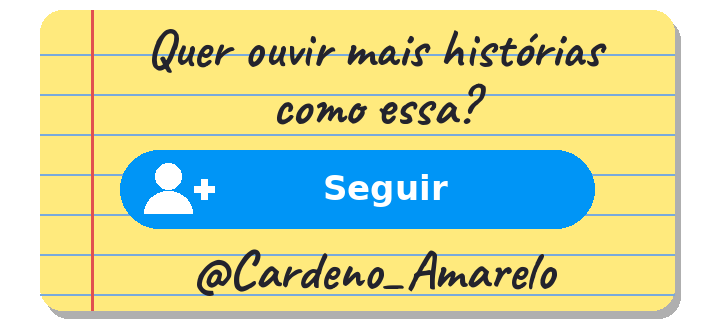

This chart was generated by the following Python code:
# Cartão de CTA no fim (folha do caderno + botão de seguir genérico) -> cta.png
from PIL import Image, ImageDraw, ImageFont
W, H = 720, 330
im = Image.new('RGBA', (W, H), (0, 0, 0, 0)); d = ImageDraw.Draw(im)
d.rounded_rectangle((46, 18, W - 40, H - 12), 22, fill=(0, 0, 0, 80))
d.rounded_rectangle((40, 10, W - 46, H - 20), 22, fill=(255, 233, 120, 245))
for y in range(54, H - 20, 40): d.line((40, y, W - 46, y), fill=(120, 170, 220, 255), width=2)
d.line((92, 10, 92, H - 20), fill=(225, 80, 80, 255), width=3)
f = ImageFont.truetype('../_papel3d/Caveat-Bold.ttf', 54); f2 = ImageFont.truetype('/usr/share/fonts/truetype/dejavu/DejaVuSans-Bold.ttf', 34)
for i, lin in enumerate(['Quer ouvir mais histórias', 'como essa?']):
    tw = d.textlength(lin, font=f); d.text(((W - tw) / 2 + 14, 14 + i * 58), lin, font=f, fill=(35, 35, 45, 255))
# botão "Seguir" com ícone de pessoa +
bx0, by0, bx1, by1 = 120, 150, W - 126, 228
d.rounded_rectangle((bx0, by0, bx1, by1), 39, fill=(0, 149, 246, 255))
cx, cy = bx0 + 48, (by0 + by1) // 2
d.ellipse((cx - 13, cy - 26, cx + 13, cy), fill='white'); d.pieslice((cx - 24, cy + 2, cx + 24, cy + 46), 180, 360, fill='white')
d.rectangle((cx + 26, cy - 3, cx + 46, cy + 3), fill='white'); d.rectangle((cx + 33, cy - 10, cx + 39, cy + 10), fill='white')
t = 'Seguir'; tw = d.textlength(t, font=f2); d.text(((bx0 + bx1) / 2 - tw / 2 + 28, cy - 21), t, font=f2, fill='white')
t = '@Cardeno_Amarelo'; tw = d.textlength(t, font=f); d.text(((W - tw) / 2 + 14, 236), t, font=f, fill=(35, 35, 45, 255))
im.save('cta.png')
